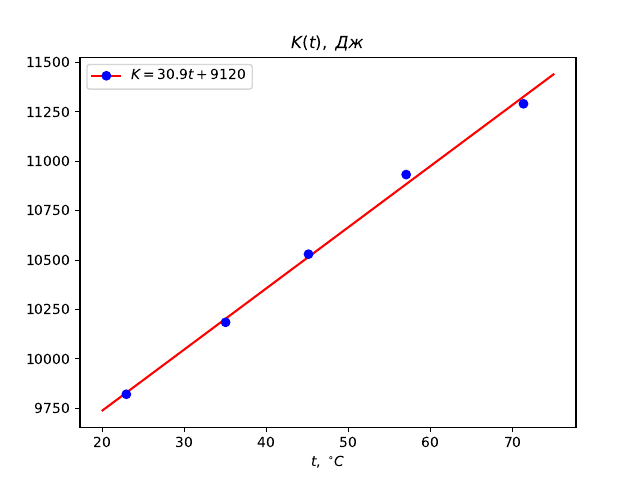

Recreate this plot in Python.
import numpy as np
from matplotlib import pyplot as plt
from scipy.optimize import curve_fit

t=np.array([22.9,
35.0,
45.1,
57.0,
71.3
])
k=np.array([
9820.7,
10185.0,
10530.0,
10933.0,
11291.0
])
def f(x,a,b):
    return a+b*x
params,_=curve_fit(f,t,k)
arr=np.arange(20,75,0.05)
print(params)
fig,ax=plt.subplots()
line,=ax.plot(arr,f(arr,*params),'-r')
marker,=ax.plot(t,k,'ob')
ax.legend([(line,marker)],['$K=30.9t+9120$'])
ax.set_title('$K(t),\; Дж$')
ax.set_xlabel('$t,\; ^{\circ} C$')
plt.savefig('graph2_lab_2_01.pdf')